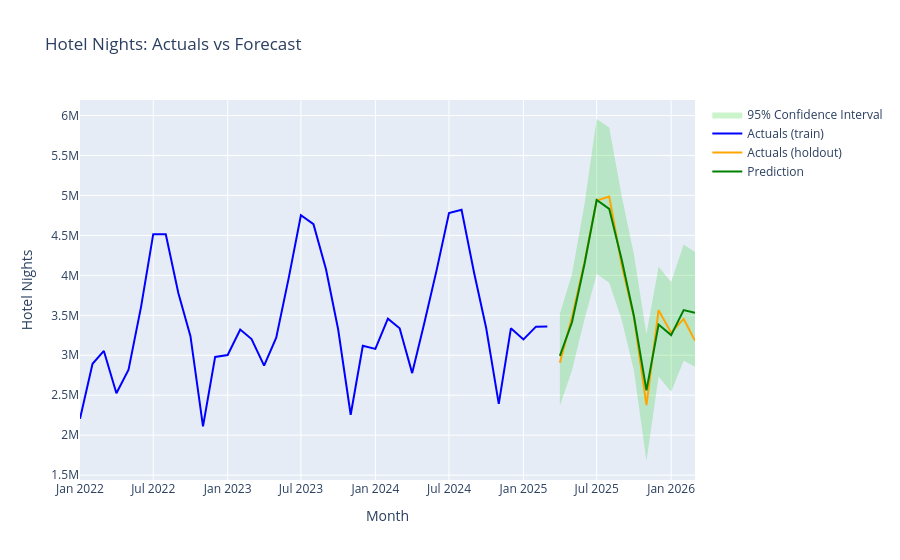

Notebook code cell kept with this figure:
### Markdown cell above
Plot predictions against actuals

### Code cell
import plotly.graph_objects as go
fig = go.Figure()
fig.add_trace(go.Scatter(
    x=pd.concat([predicted_df['MONTH'], predicted_df['MONTH'][::-1]]),
    y=pd.concat([predicted_df['PREDICTION_UPPERBOUND'], predicted_df['PREDICTION_LOWERBOUND'][::-1]]),
    fill='toself', fillcolor='rgba(0,200,0,0.2)', line=dict(color='rgba(255,255,255,0)'), name='95% Confidence Interval'))
fig.add_trace(go.Scatter(x=train_df['MONTH'], y=train_df['HOTELNIGHTS'], mode='lines', name='Actuals (train)', line=dict(color='blue')))
fig.add_trace(go.Scatter(x=holdout_df['MONTH'], y=holdout_df['HOTELNIGHTS'], mode='lines', name='Actuals (holdout)', line=dict(color='orange')))
fig.add_trace(go.Scatter(x=predicted_df['MONTH'], y=predicted_df['PREDICTION'], mode='lines', name='Prediction', line=dict(color='green')))
fig.update_layout(title='Hotel Nights: Actuals vs Forecast', xaxis_title='Month', yaxis_title='Hotel Nights')
fig.show()

### Figure 1 — Plotly figure (JSON) as saved in the notebook; plotly's stock layout.template omitted (floating-point values rounded to 4 significant figures)
{"data": [{"fill": "toself", "fillcolor": "rgba(0,200,0,0.2)", "line": {"color": "rgba(255,255,255,0)"}, "name": "95% Confidence Interval", "type": "scatter", "x": ["2025-04-01", "2025-05-01", "2025-06-01", "2025-07-01", "2025-08-01", "2025-09-01", "2025-10-01", "2025-11-01", "2025-12-01", "2026-01-01", "2026-02-01", "2026-03-01", "2026-03-01", "2026-02-01", "2026-01-01", "2025-12-01", "2025-11-01", "2025-10-01", "2025-09-01", "2025-08-01", "2025-07-01", "2025-06-01", "2025-05-01", "2025-04-01"], "y": [3516000.0, 4017000.0, 4892000.0, 5956000.0, 5851000.0, 4985000.0, 4260000.0, 3263000.0, 4108000.0, 3917000.0, 4384000.0, 4293000.0, 2857000.0, 2931000.0, 2544000.0, 2735000.0, 1677000.0, 2811000.0, 3442000.0, 3908000.0, 4016000.0, 3454000.0, 2813000.0, 2368000.0]}, {"line": {"color": "blue"}, "mode": "lines", "name": "Actuals (train)", "type": "scatter", "x": ["2022-01-01", "2022-02-01", "2022-03-01", "2022-04-01", "2022-05-01", "2022-06-01", "2022-07-01", "2022-08-01", "2022-09-01", "2022-10-01", "2022-11-01", "2022-12-01", "2023-01-01", "2023-02-01", "2023-03-01", "2023-04-01", "2023-05-01", "2023-06-01", "2023-07-01", "2023-08-01", "2023-09-01", "2023-10-01", "2023-11-01", "2023-12-01", "2024-01-01", "2024-02-01", "2024-03-01", "2024-04-01", "2024-05-01", "2024-06-01", "2024-07-01", "2024-08-01", "2024-09-01", "2024-10-01", "2024-11-01", "2024-12-01", "2025-01-01", "2025-02-01", "2025-03-01"], "y": [2204984, 2892697, 3053960, 2523861, 2820085, 3608503, 4515171, 4514339, 3779348, 3238618, 2110564, 2979015, 3002552, 3322703, 3203193, 2869696, 3221189, 3971449, 4751375, 4640759, 4076775, 3325170, 2255803, 3118419, 3079970, 3456920, 3337563, 2776614, 3403357, 4077716, 4778877, 4819936, 4033138, 3337688, 2391447, 3337362, 3198451, 3357762, 3359078]}, {"line": {"color": "orange"}, "mode": "lines", "name": "Actuals (holdout)", "type": "scatter", "x": ["2025-04-01", "2025-05-01", "2025-06-01", "2025-07-01", "2025-08-01", "2025-09-01", "2025-10-01", "2025-11-01", "2025-12-01", "2026-01-01", "2026-02-01", "2026-03-01"], "y": [2907357, 3476654, 4164932, 4936565, 4985072, 4125616, 3479713, 2375671, 3563277, 3283046, 3454638, 3182870]}, {"line": {"color": "green"}, "mode": "lines", "name": "Prediction", "type": "scatter", "x": ["2025-04-01", "2025-05-01", "2025-06-01", "2025-07-01", "2025-08-01", "2025-09-01", "2025-10-01", "2025-11-01", "2025-12-01", "2026-01-01", "2026-02-01", "2026-03-01"], "y": [2993000.0, 3413000.0, 4145000.0, 4943000.0, 4832000.0, 4192000.0, 3492000.0, 2560000.0, 3384000.0, 3252000.0, 3566000.0, 3531000.0]}], "layout": {"title": {"text": "Hotel Nights: Actuals vs Forecast"}, "xaxis": {"title": {"text": "Month"}}, "yaxis": {"title": {"text": "Hotel Nights"}}}}
